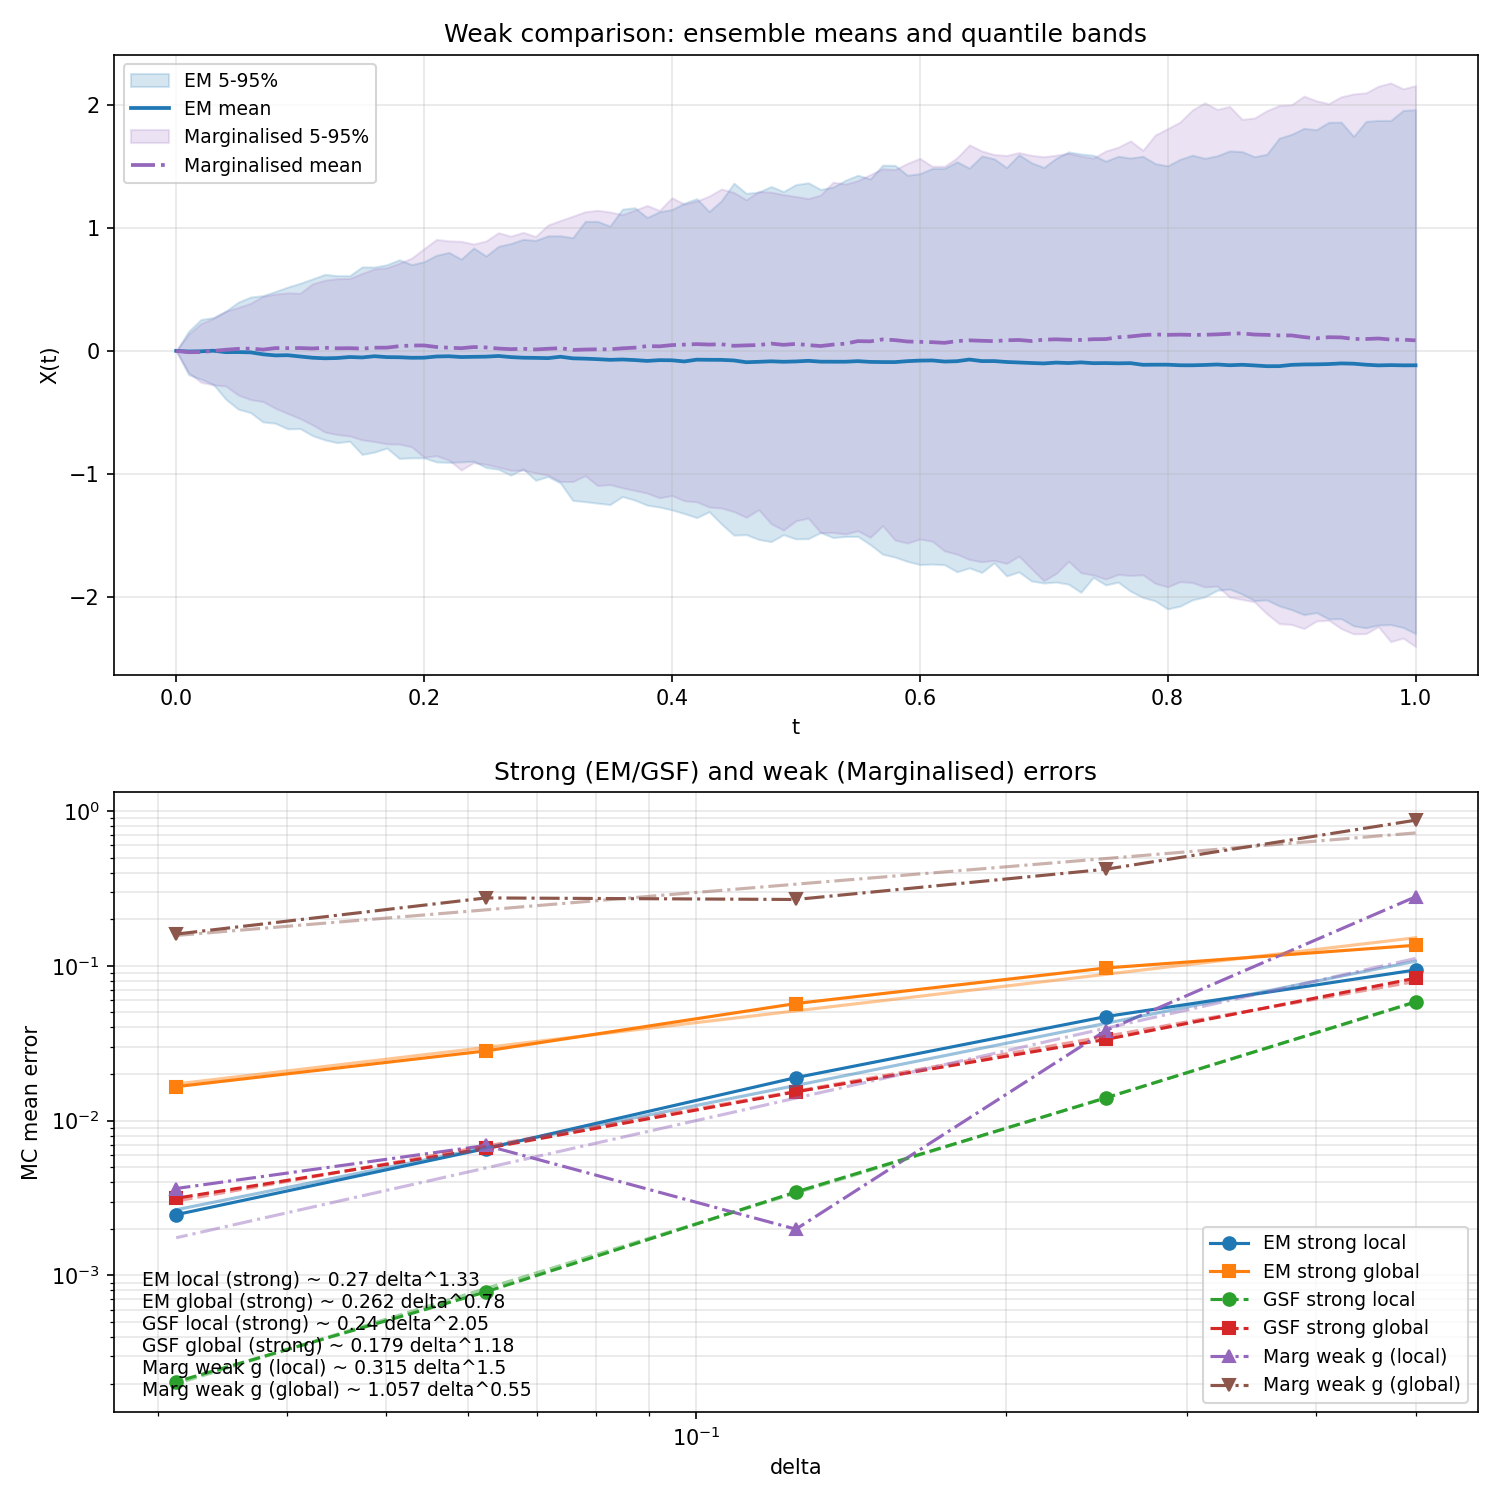

Python code for this plot:
"""
Benes SDE benchmark: Marginalised-GSF vs GSF vs Euler-Maruyama (EM).

Exports
-------
TimeConfig
    Time-discretization settings for path generation and convergence tests.
MonteCarloConfig
    Monte Carlo sampling configuration for error statistics.
GSFSolverConfig
    Algorithm-2 Gaussian SDE Filter numerical parameters.
MarginalisedSolverConfig
    Algorithm-4 Marginalised Gaussian SDE Filter numerical parameters.
ExperimentConfig
    Top-level configuration for the benchmark.
run_experiment
    Compute path samples and error curves over step sizes.
plot_results
    Plot trajectories and log-log convergence curves.
main
    Run the full benchmark and save figures.

Notes
-----
- EM/GSF errors are reported as strong local/global errors using coupled noise.
- Marginalised errors are reported as weak local/global errors:
  absolute difference of sample means versus fine EM reference.
  
Future Work
-----------
- Performance: this benchmark currently has runtime bottlenecks (especially Monte
  Carlo loops and repeated per-seed path construction). Refactor and optimize this
  module in a follow-up pass.
- Brownian backend: migrate Brownian path/coefficient construction to JAX-native
  operations to improve compatibility with JAX transformations (e.g., vmap/jit)
  and reduce host/device conversion overhead.
"""
# pylint: disable=wrong-import-position
from pathlib import Path
import sys
_REPO_ROOT = Path(__file__).resolve().parents[2]
ROOT_STR = str(_REPO_ROOT)
if ROOT_STR not in sys.path:
    sys.path.insert(0, ROOT_STR)

from dataclasses import dataclass
from typing import Optional

try:
    import matplotlib.pyplot as plt
except ImportError:
    plt = None

import jax
import jax.numpy as jnp
import numpy as np
from tqdm.auto import tqdm

from benchmarks.benchmark_utils import (
    EM_GSF_MARG_WEAK_ERROR_SERIES_SPECS,
    POWER_LAW_FIT_HELP_TEXT,
    euler_maruyama_from_increments,
    fit_power_laws_for_error_series,
    format_power_law_text,
    plot_error_data_series,
    plot_fitted_error_series,
    prepare_coupled_discretization,
    resolve_mc_run_seed,
    strong_errors_from_paths,
)

from prob_sde import (
    SDESpec,
    solve_sde_marginalised
)
from prob_sde.filtering.sde.gaussian_sde_filter import (
    GaussianSDEFilterConfig
)
from prob_sde.filtering.sde.marginalised import MarginalisedConfig

from prob_sde.solvers.sde_solver import (
    TimeGridConfig,
    GSFRunConfig,
    SDESolverConfig,
    solve_sde,
)

@dataclass(frozen=True)
class TimeConfig:
    """Time-discretization settings for simulation and convergence tests."""

    t_final: float = 1.0
    deltas: tuple[float, ...] = (2.0**-1, 2.0**-2, 2.0**-3, 2.0**-4)
    delta_for_path: Optional[float] = 0.01


@dataclass(frozen=True)
class MonteCarloConfig:
    """Monte Carlo settings for averaging error statistics."""

    num_sample_paths: int = 200
    seed: Optional[int] = None


@dataclass(frozen=True)
class GSFSolverConfig:
    """Algorithm-2 GSF settings."""

    measurement_noise: float = 1e-6
    sample_posterior_position: bool = False
    variance_floor: float = 1e-12
    initial_cov_scale: float = 1e-8


@dataclass(frozen=True)
class MarginalisedSolverConfig:
    """Algorithm-4 Marginalised-GSF settings."""

    sample_posterior_position: bool = True
    use_ekf1: bool = True
    variance_floor: float = 1e-12
    prior_diffusion: float = 1.0


@dataclass(frozen=True)
class ExperimentConfig:
    """Top-level benchmark configuration."""

    x0: float = 0.0
    time: TimeConfig = TimeConfig()
    mc: MonteCarloConfig = MonteCarloConfig()
    gsf: GSFSolverConfig = GSFSolverConfig()
    marginalised: MarginalisedSolverConfig = MarginalisedSolverConfig()


def drift(x, _t):
    """Benes drift."""
    return jnp.tanh(x)


def diffusion(_x, _t):
    """Benes diffusion (constant one)."""
    return jnp.array(1)


def _marginalised_path(key, delta, cfg):
    """Simulate one Algorithm-4 Marginalised-GSF path."""
    num_steps = int(round(cfg.time.t_final / delta))
    sde = SDESpec.from_args(drift, diffusion, jnp.asarray(cfg.x0), bm_factory=None)
    marg_cfg = MarginalisedConfig(
        delta=float(delta),
        num_steps=num_steps,
        sample_posterior_position=cfg.marginalised.sample_posterior_position,
        use_ekf1=cfg.marginalised.use_ekf1,
        variance_floor=cfg.marginalised.variance_floor,
        prior_diffusion=cfg.marginalised.prior_diffusion,
        return_uncertainty=False,
    )
    _, traj = solve_sde_marginalised(key, sde, marg_cfg)
    return traj


def _weak_ingredients_from_paths(x_ref, x_marg, block_size):
    """Return local/global values used for weak mean error aggregation."""
    ref_local = x_ref[block_size]
    ref_global = x_ref[-1]
    marg_local = x_marg[1]
    marg_global = x_marg[-1]
    return ref_local, ref_global, marg_local, marg_global


def g_weak_observable(x):
    """Article weak functional g(X) = X X^T. Scalar SDE -> g(x) = x^2."""
    x = jnp.asarray(x)
    if x.shape == () or x.ndim == 0:
        return x * x
    col = jnp.reshape(x, (-1, 1))
    return col @ col.T


def weak_error_g_hat(diff_per_seed):
    """
    diff_per_seed[k] = g(scheme)_k - g(reference)_k for paired paths.

    Article: (1/N) * || sum_k diff_k || = || mean_k(diff_k) ||
    for Frobenius / absolute value on R^{d x d} / R.
    """
    arr = np.asarray(diff_per_seed, dtype=float)
    if arr.ndim == 1:
        return float(np.abs(np.mean(arr)))
    mean_diff = np.mean(arr, axis=0)
    return float(np.linalg.norm(mean_diff, ord="fro"))


def one_seed_stats(root_key, delta, cfg):
    """Per-seed strong errors + weak-g errors for EM/GSF/Marginalised."""
    disc, x_ref, x_em, x_gsf, x_marg = _simulate_coupled_paths(root_key, delta, cfg)

    strong = strong_errors_from_paths(x_ref, x_em, x_gsf, disc.block_size)
    ref_local = x_ref[disc.block_size]
    ref_global = x_ref[-1]

    weak_em = _weak_diffs_against_ref_local_global(x_em, ref_local, ref_global)
    weak_gsf = _weak_diffs_against_ref_local_global(x_gsf, ref_local, ref_global)
    weak_marg = _weak_diffs_against_ref_local_global(x_marg, ref_local, ref_global)

    return (*strong, *weak_em, *weak_gsf, *weak_marg)


def _simulate_coupled_paths(root_key, delta, cfg):
    """Return discretization and all paths needed for one-seed statistics."""
    disc = prepare_coupled_discretization(root_key, delta, cfg.time.t_final)
    x_ref = euler_maruyama_from_increments(
        drift, diffusion, disc.dw_ref, disc.delta_ref, cfg.x0
    )
    x_em = euler_maruyama_from_increments(
        drift, diffusion, disc.dw_coarse, delta, cfg.x0
    )
    x_gsf = gsf_path_coupled_via_sde_solver(
        jax.random.fold_in(root_key, 1),
        cfg,
        delta,
        disc.num_steps,
        disc.coeffs_list,
    )
    x_marg = _marginalised_path(jax.random.fold_in(root_key, 2), delta, cfg)
    return disc, x_ref, x_em, x_gsf, x_marg


def _weak_diffs_against_ref_local_global(x_scheme, ref_local, ref_global):
    """Return weak-observable differences (local, global) for one scheme."""
    return (
        float(g_weak_observable(x_scheme[1]) - g_weak_observable(ref_local)),
        float(g_weak_observable(x_scheme[-1]) - g_weak_observable(ref_global)),
    )


def estimate_errors_for_delta(base_key, delta, cfg, progress_bar=None):
    """Strong errors + article weak-g errors for one delta."""
    keys = jax.random.split(base_key, cfg.mc.num_sample_paths)

    vals = _collect_seed_stats(keys, delta, cfg, progress_bar)

    arr = np.asarray(vals, dtype=float)

    strong_cols = (0, 1, 2, 3)
    weak_cols = (4, 5, 6, 7, 8, 9)

    strong_vals = _mean_columns(arr, strong_cols)
    weak_vals = _weak_g_columns(arr, weak_cols)
    return (*strong_vals, *weak_vals)


def _mean_columns(arr, columns):
    """Return tuple of column means from a 2D numpy array."""
    return tuple(float(np.mean(arr[:, col])) for col in columns)


def _weak_g_columns(arr, columns):
    """Return tuple of weak-g estimates from selected columns."""
    return tuple(weak_error_g_hat(arr[:, col]) for col in columns)


def _collect_seed_stats(keys, delta, cfg, progress_bar=None):
    vals = []
    for key in keys:
        vals.append(one_seed_stats(key, delta, cfg))
        if progress_bar is not None:
            progress_bar.update(1)
    return vals


def _build_gsf_run_config_for_facade(cfg, coeffs_list):
    """Map benchmark ``GSFSolverConfig`` to facade ``GSFRunConfig``."""
    return GSFRunConfig(
        prior_scale=1.0,
        filter_config=GaussianSDEFilterConfig(
            measurement_noise=cfg.gsf.measurement_noise,
            sample_posterior_position=cfg.gsf.sample_posterior_position,
            variance_floor=cfg.gsf.variance_floor,
            initial_cov_scale=cfg.gsf.initial_cov_scale,
            return_beta_coeffs=False,
            ekf_mode="ekf1",
        ),
        coeffs_list=coeffs_list,
        return_uncertainty=False,
    )


def gsf_path_coupled_via_sde_solver(
        root_key,
        cfg,
        delta,
        num_steps,
        coeffs_list):
    """One GSF trajectory via ``solve_sde`` with caller-supplied parabolic coefficients.

    Parameters
    ----------
    root_key : jax.Array
        PRNG key for the GSF rollout (split into per-step keys inside ``solve_sde``).
    cfg : ExperimentConfig
        Benchmark configuration (``x0`` and ``cfg.gsf`` filter options).
    delta : float
        Coarse step size.
    num_steps : int
        Number of coarse steps; must equal ``len(coeffs_list)``.
    coeffs_list : Sequence
        Per-interval coefficients from ``prepare_coupled_discretization``.

    Returns
    -------
    jax.Array
        Trajectory of shape ``(num_steps + 1,)``.
    """
    sde = SDESpec.from_args(drift, diffusion, jnp.asarray(cfg.x0), bm_factory=None)
    run_cfg = _build_gsf_run_config_for_facade(cfg, coeffs_list=coeffs_list)
    solver_cfg = SDESolverConfig(
        method="gsf",
        grid=TimeGridConfig(delta=float(delta), num_steps=int(num_steps), t0=0.0),
        gsf=run_cfg,
    )
    result = solve_sde(root_key, sde, solver_cfg)
    return result.trajectory


def run_experiment(cfg):
    """Run ensemble path diagnostics and Monte Carlo error estimation."""
    run_seed = resolve_mc_run_seed(cfg.mc.seed)
    print("Using seed =", run_seed)

    key_paths, key_mc = jax.random.split(jax.random.PRNGKey(run_seed), 2)

    ensemble_results = _compute_ensemble_path_results(key_paths, cfg)
    mc_results = _compute_mc_error_results(key_mc, cfg)
    return {**ensemble_results, **mc_results}


def _compute_ensemble_path_results(key_paths, cfg):
    """Compute ensemble mean and quantile bands for EM and Marginalised paths."""
    delta_path = _resolve_delta_path(cfg)
    path_keys = jax.random.split(key_paths, cfg.mc.num_sample_paths)
    em_paths, marg_paths = _collect_ensemble_paths(path_keys, delta_path, cfg)
    return _ensemble_summary_arrays(em_paths, marg_paths, cfg.time.t_final)


def _resolve_delta_path(cfg):
    """Return delta used for ensemble paths."""
    if cfg.time.delta_for_path is not None:
        return float(cfg.time.delta_for_path)
    return float(cfg.time.deltas[0])


def _collect_ensemble_paths(path_keys, delta_path, cfg):
    """Return EM and marginalised path lists for ensemble diagnostics."""
    em_paths = []
    marg_paths = []
    for key_i in tqdm(path_keys, desc="Ensemble paths", leave=True):
        # Keep your current approach here (coupled or uncoupled), whichever you decided.
        disc = prepare_coupled_discretization(key_i, delta_path, cfg.time.t_final)
        em_paths.append(
            euler_maruyama_from_increments(
                drift, diffusion, disc.dw_coarse, delta_path, cfg.x0
            )
        )
        marg_paths.append(
            _marginalised_path(
                jax.random.fold_in(key_i, 2), delta_path, cfg
            )
        )
    return em_paths, marg_paths


def _ensemble_summary_arrays(em_paths, marg_paths, t_final):
    """Convert paths to arrays and compute means/quantiles/time grid."""
    em_arr = np.asarray(em_paths, dtype=float)
    marg_arr = np.asarray(marg_paths, dtype=float)

    em_mean, em_q05, em_q95 = _mean_and_quantiles(em_arr, 0.05, 0.95)
    marg_mean, marg_q05, marg_q95 = _mean_and_quantiles(marg_arr, 0.05, 0.95)
    ts = np.asarray(jnp.linspace(0.0, t_final, em_arr.shape[1]))

    return {
        "ts_ens": ts,
        "em_mean": em_mean,
        "em_q05": em_q05,
        "em_q95": em_q95,
        "marg_mean": marg_mean,
        "marg_q05": marg_q05,
        "marg_q95": marg_q95,
    }


def _mean_and_quantiles(paths_arr, q_low, q_high):
    """Return mean and pointwise quantiles across an ensemble axis."""
    mean = np.mean(paths_arr, axis=0)
    low = np.quantile(paths_arr, q_low, axis=0)
    high = np.quantile(paths_arr, q_high, axis=0)
    return mean, low, high


def _compute_mc_error_results(key_mc, cfg):
    """Strong error curves + article weak-g error curves over deltas."""
    series = {
        "em_local": [],
        "em_global": [],
        "gsf_local": [],
        "gsf_global": [],
        "weak_em_local_g": [],
        "weak_em_global_g": [],
        "weak_gsf_local_g": [],
        "weak_gsf_global_g": [],
        "weak_marg_local_g": [],
        "weak_marg_global_g": [],
    }

    total_mc = len(cfg.time.deltas) * cfg.mc.num_sample_paths
    mc_bar = tqdm(total=total_mc, desc="MC samples", leave=True)
    delta_iter = tqdm(cfg.time.deltas, desc="Step sizes", leave=True)

    for idx, delta in enumerate(delta_iter):
        key_i = jax.random.fold_in(key_mc, idx)
        estimates = estimate_errors_for_delta(key_i, delta, cfg, progress_bar=mc_bar)
        for name, value in zip(series.keys(), estimates):
            series[name].append(value)
        delta_iter.set_postfix(
            em_g=round(estimates[1], 5),
            gsf_g=round(estimates[3], 5),
            marg_wg=round(estimates[9], 5),
        )

    mc_bar.close()
    return {
        "deltas": np.asarray(cfg.time.deltas),
        **{name: np.asarray(values) for name, values in series.items()},
    }



def plot_results(results):
    """Create ensemble and convergence figures."""
    if plt is None:
        print("matplotlib is not installed. Install matplotlib to plot figures.")
        return

    fig, axes = plt.subplots(2,1, figsize=(10, 10))
    _plot_ensemble_panel(axes[0], results)
    _plot_error_panel(axes[1], results)

    fig.tight_layout()
    out = "benes_marginalised_gsf_em.png"
    fig.savefig(out, dpi=150)
    plt.show()
    plt.close(fig)
    print("Saved " + out)


def _plot_ensemble_panel(ax, results):
    """Plot EM and Marginalised ensemble means with quantile bands."""
    ts = results["ts_ens"]

    ax.fill_between(ts, results["em_q05"], results["em_q95"],
                    color="C0", alpha=0.18, label="EM 5-95%")
    ax.plot(ts, results["em_mean"], color="C0", linewidth=1.8, label="EM mean")

    ax.fill_between(
        ts,
        results["marg_q05"],
        results["marg_q95"],
        color="C4",
        alpha=0.18,
        label="Marginalised 5-95%",
    )
    ax.plot(ts, results["marg_mean"],
            color="C4", linewidth=1.8, linestyle="-.", label="Marginalised mean")

    ax.set_xlabel("t")
    ax.set_ylabel("X(t)")
    ax.set_title("Weak comparison: ensemble means and quantile bands")
    ax.grid(True, alpha=0.3)
    ax.legend(fontsize=9)


def _plot_error_panel(ax, results):
    """Plot log-log errors and fitted rates."""
    deltas = np.asarray(results["deltas"])
    plot_error_data_series(
        ax, deltas, results, EM_GSF_MARG_WEAK_ERROR_SERIES_SPECS)

    if deltas.shape[0] >= 2:
        fits = fit_power_laws_for_error_series(
            deltas, results, EM_GSF_MARG_WEAK_ERROR_SERIES_SPECS )
        plot_fitted_error_series(
            ax, deltas, fits, EM_GSF_MARG_WEAK_ERROR_SERIES_SPECS)
        ax.text(
            0.02,
            0.02,
            format_power_law_text(fits, EM_GSF_MARG_WEAK_ERROR_SERIES_SPECS),
            transform=ax.transAxes,
            fontsize=9,
            va="bottom",
        )
    else:
        ax.text(
            0.02,
            0.02,
            POWER_LAW_FIT_HELP_TEXT,
            transform=ax.transAxes,
            fontsize=9,
            va="bottom",
        )

    ax.set_xlabel("delta")
    ax.set_ylabel("MC mean error")
    ax.set_title("Strong (EM/GSF) and weak (Marginalised) errors")
    ax.grid(True, which="both", alpha=0.3)
    ax.legend(fontsize=9)


def print_weak_g_error_comparison_table(results):
    """Print EM vs GSF vs Marginalised using article weak functional g(X)=X X^T."""
    deltas = np.asarray(results["deltas"], dtype=float)
    w_em_l = np.asarray(results["weak_em_local_g"], dtype=float)
    w_gsf_l = np.asarray(results["weak_gsf_local_g"], dtype=float)
    w_m_l = np.asarray(results["weak_marg_local_g"], dtype=float)
    w_em_g = np.asarray(results["weak_em_global_g"], dtype=float)
    w_gsf_g = np.asarray(results["weak_gsf_global_g"], dtype=float)
    w_m_g = np.asarray(results["weak_marg_global_g"], dtype=float)

    headers = (
        "delta",
        "W_EM loc",
        "W_GSF loc",
        "W_Marg loc",
        "Best loc",
        "W_EM glob",
        "W_GSF glob",
        "W_Marg glob",
        "Best glob",
    )
    widths = (10, 12, 12, 12, 10, 12, 12, 13, 11)

    def fmt_num(x):
        return f"{x:.6e}"

    def winner_name(a, b, c):
        min_val = min(a, b, c)
        winners = []
        if a == min_val:
            winners.append("EM")
        if b == min_val:
            winners.append("GSF")
        if c == min_val:
            winners.append("Marg")
        return "/".join(winners)

    def row(values):
        cells = []
        for value, width in zip(values, widths):
            cells.append(str(value).rjust(width))
        return " | ".join(cells)

    separator = "-+-".join("-" * width for width in widths)

    print("\nWeak error g(X)=X X^T vs fine EM (article estimator; scalar g(x)=x^2)")
    print(row(headers))
    print(separator)

    for i in range(deltas.shape[0]):
        print(
            row(
                (
                    f"{deltas[i]:.6f}",
                    fmt_num(w_em_l[i]),
                    fmt_num(w_gsf_l[i]),
                    fmt_num(w_m_l[i]),
                    winner_name(w_em_l[i], w_gsf_l[i], w_m_l[i]),
                    fmt_num(w_em_g[i]),
                    fmt_num(w_gsf_g[i]),
                    fmt_num(w_m_g[i]),
                    winner_name(w_em_g[i], w_gsf_g[i], w_m_g[i]),
                )
            )
        )


def main():
    """Run Benes SDE benchmark and plots for EM, GSF, and Marginalised."""
    cfg = ExperimentConfig()
    results = run_experiment(cfg)
    print_weak_g_error_comparison_table(results)
    plot_results(results)


if __name__ == "__main__":
    main()
